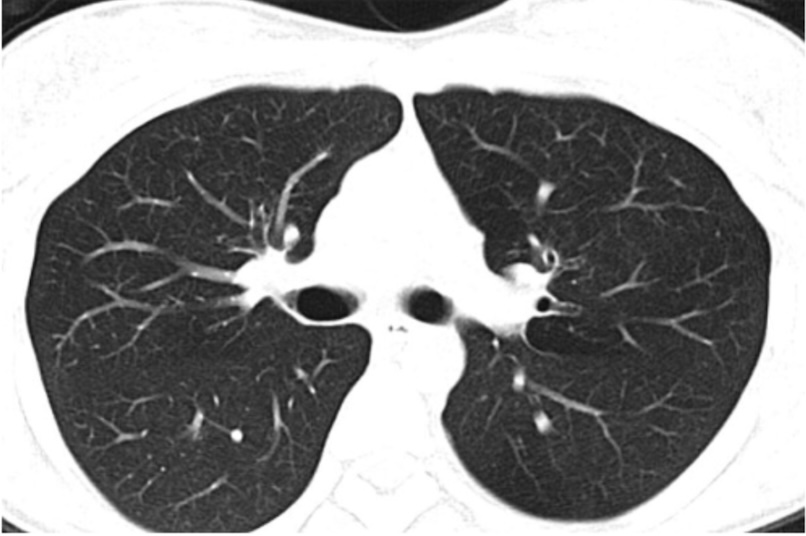
#> input picture lung_ct.jpg, 806 x 536 px
$ jupyter execute --allow-errors ImageProcessing.ipynb   (older library calls are emulated)
#> lines starting #> are read from the running program, lines starting #| are printed output that depends on the picture
**Task** **1**

[cell 1]
import pandas as pd
import numpy as np
import matplotlib.pyplot as plt
import matplotlib.image as mpimg
from PIL import Image
import numpy as np
import matplotlib.pyplot as plt
from scipy.interpolate import griddata

[cell 2]
# Load image
image = mpimg.imread("lung_ct.jpg")
#> image is the input picture: shape (536, 806, 3); min 0, max 255, mean 147
lung_ct_array =image

[cell 3]
image.shape
#> Out = (536, 806, 3)

#> (a cell that did not finish here is left out)

[cell 5]
image = Image.open('lung_ct.jpg').convert('L')
#> image: PIL image 806x536 L

# Display the image
plt.imshow(image, cmap='gray')
plt.axis('off')  # Turn off axis numbers
plt.show()

Task **2**

[cell 6]
# Compute the 2D FFT
fft_result = np.fft.fft2(image)

[cell 7]
# Compute magnitude and phase
magnitude = np.abs(fft_result)
phase = np.angle(fft_result)
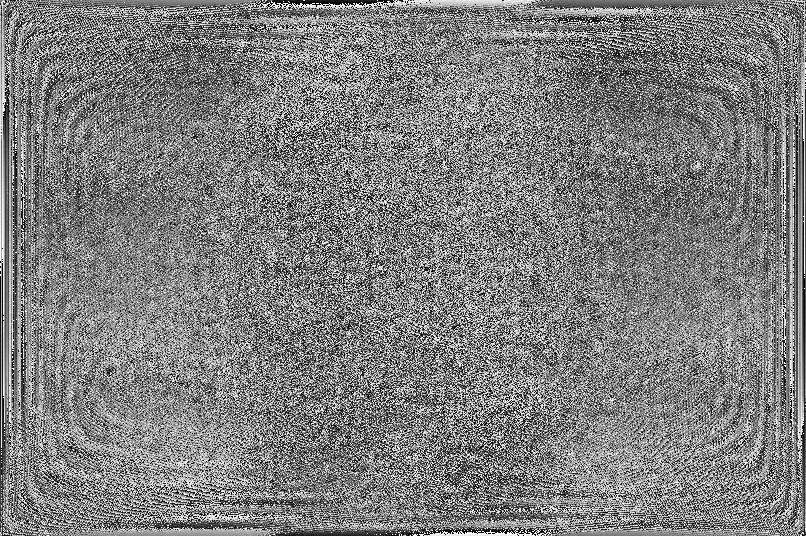
#> phase: shape (536, 806) float64; min -3.14, max 3.14, mean 7.27e-06; drawn with min black and max white

[cell 8]
# Apply fftshift
magnitude_shifted = np.fft.fftshift(magnitude)
phase_shifted = np.fft.fftshift(phase)
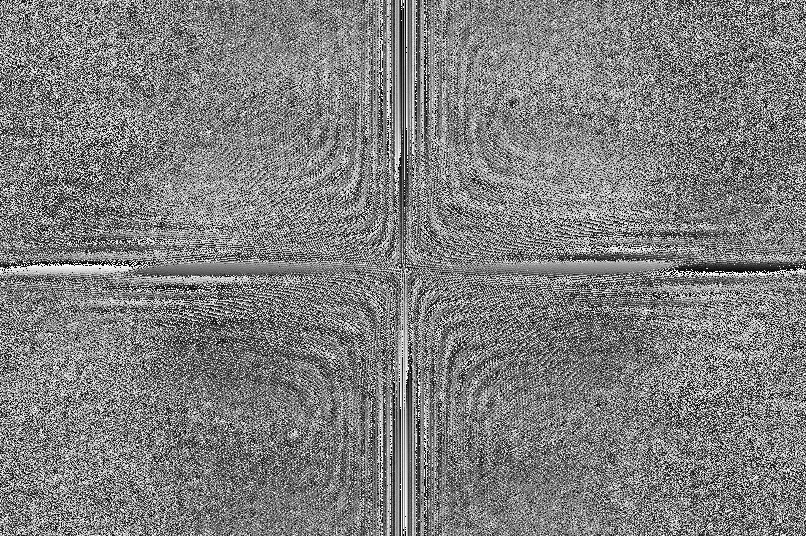
#> phase_shifted: shape (536, 806) float64; min -3.14, max 3.14, mean 7.27e-06; drawn with min black and max white

[cell 9]
# Use log scale for magnitude if it produces more informative results
magnitude_log = np.log1p(magnitude)
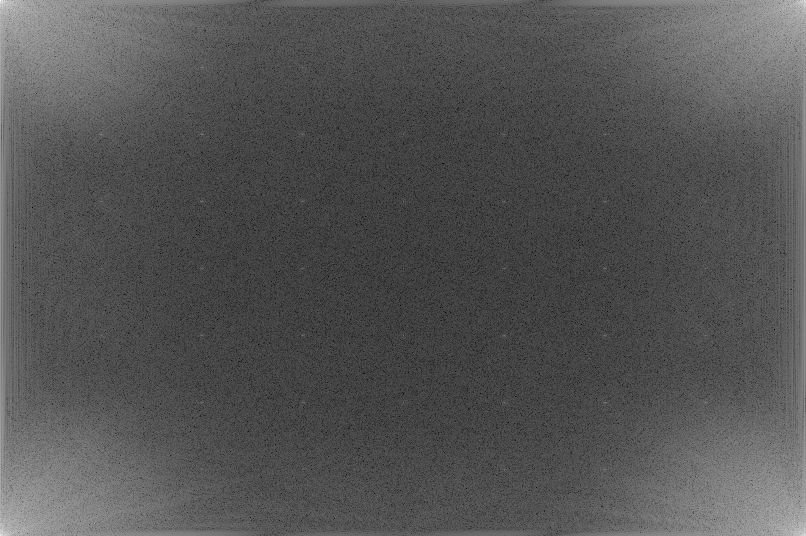
#> magnitude_log: shape (536, 806) float64; min 0.913, max 17.97, mean 6.56; drawn with min black and max white
magnitude_shifted_log = np.log1p(magnitude_shifted)
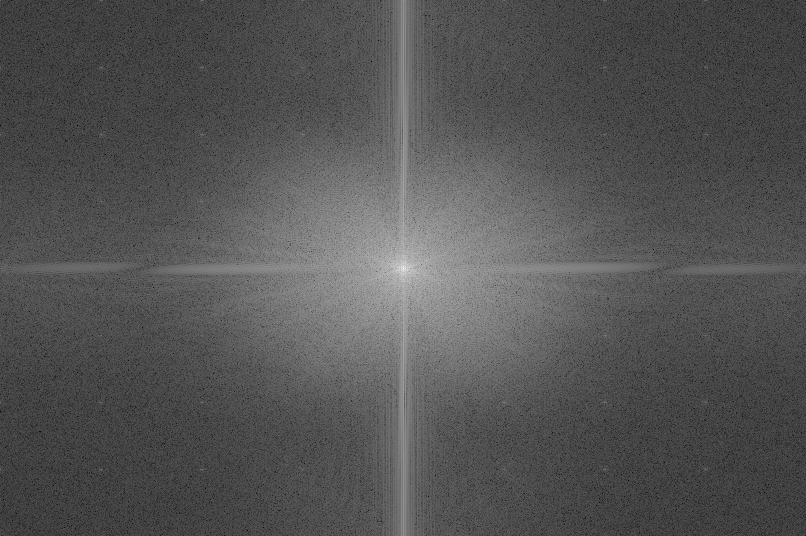
#> magnitude_shifted_log: shape (536, 806) float64; min 0.913, max 17.97, mean 6.56; drawn with min black and max white

[cell 10]
# Display the images using matplotlib
fig, ax = plt.subplots(2, 2, figsize=(10, 8))

# Display magnitude before fftshift
ax[0, 0].imshow(np.log1p(magnitude), cmap='gray')
ax[0, 0].set_title('Magnitude (Before fftshift)')
ax[0, 0].axis('off')

# Display phase before fftshift
ax[0, 1].imshow(phase, cmap='gray')
ax[0, 1].set_title('Phase (Before fftshift)')
ax[0, 1].axis('off')

# Display magnitude after fftshift
ax[1, 0].imshow(np.log1p(magnitude_shifted), cmap='gray')
ax[1, 0].set_title('Magnitude (After fftshift)')
ax[1, 0].axis('off')

# Display phase after fftshift
ax[1, 1].imshow(phase_shifted, cmap='gray')
ax[1, 1].set_title('Phase (After fftshift)')
ax[1, 1].axis('off')

plt.tight_layout()
plt.show()

Task **3**

#> (a cell that did not finish here is left out)

[cell 12]
plt.figure(figsize=(12, 6))
# Displaying the original image
plt.subplot(1, 2, 1)  # 1 row, 2 columns, 1st subplot
plt.imshow(image, cmap='gray')
plt.title('Original Image')
plt.axis('off')  # Turn off axis numbers
# Displaying the downsampled image
plt.subplot(1, 2, 2)  # 1 row, 2 columns, 2nd subplot
#> (the rest of this cell did not finish here and is left out)

#> (a cell that did not finish here is left out)

**Task** **4**

#> (a cell that did not finish here is left out)

#> (a cell that did not finish here is left out)

[cell 16]
# The size of the original image
original_shape = lung_ct_array.shape
#> original_shape = (536, 806, 3)
